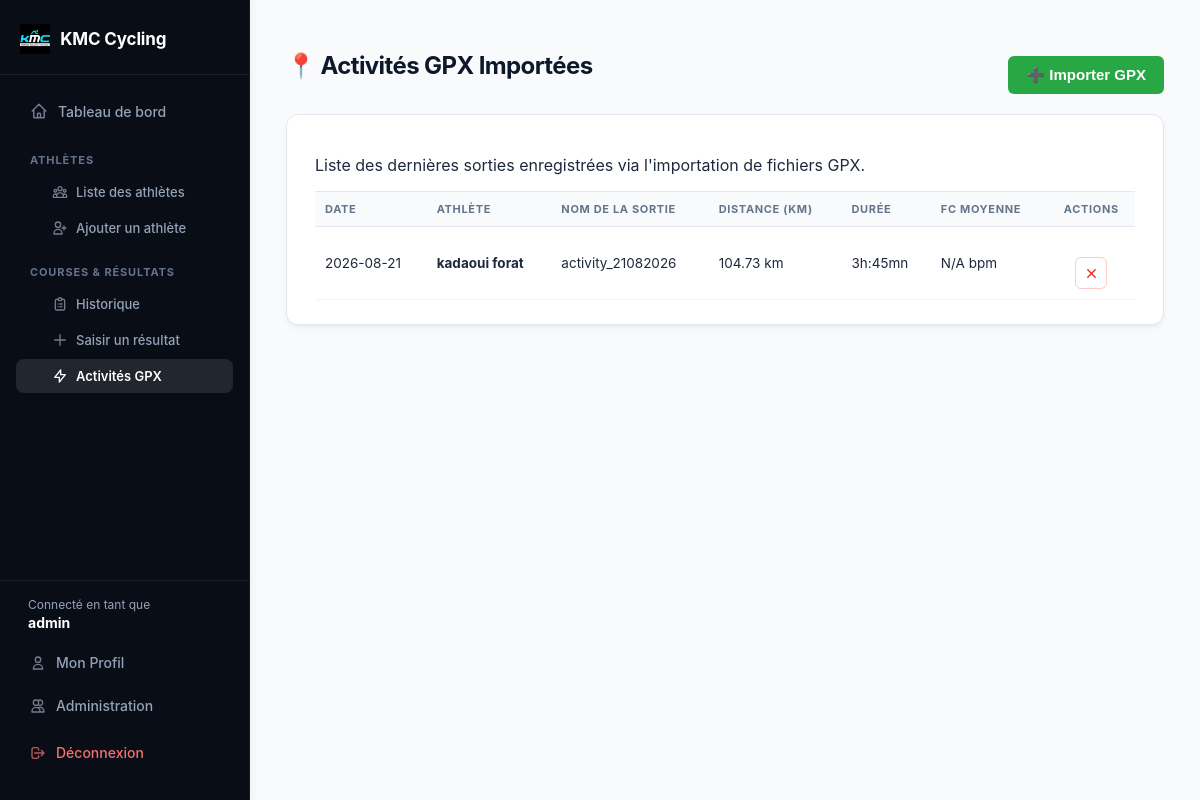
/activites (signed in), run on the app's committed database.
### tables this page shows
CREATE TABLE activites (
            id INTEGER PRIMARY KEY AUTOINCREMENT,
            nom TEXT,
            distance REAL,
            duree INTEGER,
            date_activite TEXT,
            frequence_cardiaque_moy REAL
        , athlete_id INTEGER);

CREATE TABLE athletes (
            id INTEGER PRIMARY KEY AUTOINCREMENT,
            nom TEXT NOT NULL,
            prenom TEXT NOT NULL,
            date_naissance TEXT,
            categorie TEXT,
            nom_fichier TEXT
        , user_id INTEGER);

### app.py (the view)
@app.route("/activites")
def liste_activites():
    if "user_id" not in session or session.get("role") != "admin":
        flash("Accès réservé exclusivement à l'administrateur.", "erreur")
        return redirect(url_for("index"))
    conn = get_db_connection()
    activites = conn.execute("""
        SELECT act.*, a.nom as athlete_nom, a.prenom as athlete_prenom
        FROM activites act
        LEFT JOIN athletes a ON act.athlete_id = a.id
        ORDER BY act.date_activite DESC
    """).fetchall()
    athletes = conn.execute("SELECT id, nom, prenom FROM athletes ORDER BY nom, prenom").fetchall()
    conn.close()
    return render_template("activites_strava.html", activites=activites, athletes=athletes)

### app.py (called while the page is built)
def get_db_connection():
    conn = sqlite3.connect("cyclisme.db")
    conn.row_factory = sqlite3.Row
    conn.execute("PRAGMA foreign_keys = ON;")
    return conn

@app.after_request
def add_header(response):
    response.headers["Cache-Control"] = (
        "no-cache, no-store, must-revalidate, post-check=0, pre-check=0, max-age=0"
    )
    response.headers["Pragma"] = "no-cache"
    response.headers["Expires"] = "-1"
    return response

def formater_duree(secondes):
    if not secondes:
        return "0min"
    heures = secondes // 3600
    minutes = (secondes % 3600) // 60
    if heures > 0:
        return f"{heures}h:{minutes:02d}mn"
    return f"{minutes}mn"

### templates/activites_strava.html (shortened to what this page needs)
<!DOCTYPE html>
<html lang="fr">
<head>
    <link rel="stylesheet" href="{{ url_for('static', filename='style.css') }}">
</head>
<body>
    <div class="app-layout">
        {% include 'sidebar.html' %}
        <main class="content">
            <div class="container">
                <div style="display: flex; justify-content: space-between; align-items: center; margin-bottom: 20px;">
                    <h1 style="margin: 0;">📍 Activités GPX Importées</h1>
                    {% if session.get('role') == 'admin' %}
                    <button type="button" id="btnToggleGpx" onclick="toggleFormulaireGpx()" class="btn" style="background-color: #28a745; color: white; padding: 10px 18px; border-radius: 6px; border: none; cursor: pointer; font-size: 15px; font-weight: bold;">
                        ➕ Importer GPX
                    </button>
                    {% endif %}
                </div>
                <div class="card">
                    <p>Liste des dernières sorties enregistrées via l'importation de fichiers GPX.</p>
                    <div style="margin-top: 15px; overflow-x: auto;">
                        <table style="width: 100%; border-collapse: collapse;">
                            <thead>
                                <tr style="background-color: #f4f4f4; text-align: left;">
                                    <th style="padding: 10px;">Date</th>
                                    <th style="padding: 10px;">Athlète</th>
                                    <th style="padding: 10px;">Nom de la sortie</th>
                                    <th style="padding: 10px;">Distance (km)</th>
                                    <th style="padding: 10px;">Durée</th>
                                    <th style="padding: 10px;">FC Moyenne</th>
                                    <th style="padding: 10px; text-align: center;">Actions</th>
                                </tr>
                            </thead>
                            <tbody>
                                {% for act in activites %}
                                <tr style="border-bottom: 1px solid #ddd;">
                                    <td style="padding: 10px;">{{ act.date_activite[:10] if act.date_activite else 'N/A' }}</td>
                                    <td style="padding: 10px; font-weight: bold;">{{ act.athlete_nom }} {{ act.athlete_prenom }}</td>
                                    <td style="padding: 10px;">{{ act.nom }}</td>
                                    <td style="padding: 10px;">{{ "%.2f"|format(act.distance) }} km</td>
                                    <td style="padding: 10px;">{{ formater_duree(act.duree) }}</td>
                                    <td style="padding: 10px;">{{ act.frequence_cardiaque_moy|default('N/A', true) }} bpm</td>
                                    <td style="padding: 10px; text-align: center;">
                                        <form action="{{ url_for('supprimer_activite', id=act.id) }}" method="POST" onsubmit="return confirm('Voulez-vous vraiment supprimer cette sortie ?');" style="display:inline;">
                                            <button type="submit" class="btn-icone btn-supprimer" title="Supprimer">
                                                <svg width="15" height="15" fill="none" stroke="currentColor" stroke-width="2" viewBox="0 0 24 24"><path stroke-linecap="round" stroke-linejoin="round" d="M6 18L18 6M6 6l12 12"/></svg>
                                            </button>
                                        </form>
                                    </td>
                                </tr>
                                {% else %}
                                <tr>
                                    <td colspan="7" style="padding: 15px; text-align: center; color: #777;">Aucune activité GPX enregistrée pour le moment.</td>
                                </tr>
                                {% endfor %}
                            </tbody>
                        </table>
                    </div>
                </div>
            </div>
        </main>
    </div>
</body>
</html>

### static/style.css (style rules this page uses)
* { box-sizing: border-box; }
body { font-family: -apple-system, BlinkMacSystemFont, "Segoe UI", Roboto, Helvetica, Arial, sans-serif; background: #f8fafc; margin: 0; padding: 0; color: #1e293b; -webkit-font-smoothing: antialiased; }
h1 { margin-top: 0; font-size: 24px; font-weight: 700; color: #0f172a; letter-spacing: -0.025em; }
.app-layout { display: flex; min-height: 100vh; }
.content { flex: 1; padding: 36px; min-width: 0; }
.container { max-width: 1040px; margin: 0 auto; }
.card { background: #ffffff; border-radius: 12px; padding: 24px 28px; box-shadow: 0 4px 6px -1px rgba(0, 0, 0, 0.05), 0 2px 4px -2px rgba(0, 0, 0, 0.05); border: 1px solid #e2e8f0; }
button { margin-top: 20px; background: #dc2626; color: white; border: none; padding: 11px 20px; border-radius: 8px; font-weight: 600; cursor: pointer; font-size: 14px; transition: background-color 0.2s, transform 0.05s; }
table { width: 100%; border-collapse: collapse; font-size: 13.5px; }
th, td { text-align: left; padding: 14px 12px; border-bottom: 1px solid #f1f5f9; vertical-align: middle; }
th { color: #64748b; font-size: 11px; text-transform: uppercase; letter-spacing: 0.06em; font-weight: 700; background-color: #f8fafc; border-top: 1px solid #e2e8f0; border-bottom: 1px solid #e2e8f0; }
.btn-icone { display: inline-flex; align-items: center; justify-content: center; width: 32px; height: 32px; border-radius: 6px; border: 1px solid transparent; cursor: pointer; text-decoration: none; transition: all 0.2s ease; }
.btn-icone.btn-supprimer { background-color: #ffffff; color: #dc2626; border-color: #fecaca; padding: 0; }

### data on the page
activites: date_activite "2026-08-21", athlete_nom "kadaoui", athlete_prenom "forat", nom "activity_21082026", distance "104.73", duree "3h:45mn", frequence_cardiaque_moy "N/A"

### other printed values
{{ session.get('username', 'Utilisateur') }} "admin"
